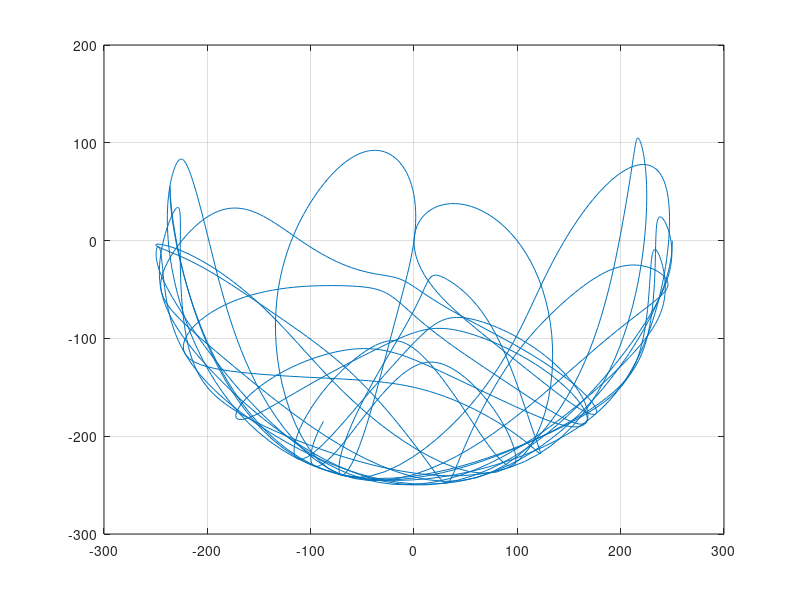

Here is the MATLAB script that generated this plot:
%INITIALIZATION
format long
clearvars;
clc;
close all;

% VARIABLE DECLARATION WITH INITIAL VALUE LENGTH OF THE STRING OF BOTH PENDULUMS, CAN BE THOUGHT OF AS RADIUS OF THE CIRCULAR PATH
r1 = 125;
r2 = 125;
% MASS OF THE TWO BOBS
m1 = 10;
m2 = 10;
% INITIAL STARTING ANGLE OF THE BOBS (PI/2 MEANS RIGHT-HORIZONTAL POSITION)
a1 = pi/2;
a2 = pi/2;
% INITIAL ANGULAR VELOCITY OF THE BOBS (AT REST)
a1_v = 0;
a2_v = 0;
% ACCELERATION DUE TO GRAVITY (DETERMINES THE)
g = 1;
% FINAL VALUE OF POSITION OF SECOND BOB (THIS WILL BE CALCULATED ANYWAY SO IT'S INDEPENDENT OF INITIAL VALUE)
px2 = -1;
py2 = -1;
% THESE 2 VAARIABLES ARE NOT USED IN MATLAB BUT THEY WILL BE USED AS OFFSET FOR LOCATION WHILE ANIMATING THE SYSTEM
cx = 50;
cy = 50;
% TIME STEP
dt = 0.501;
% ITERATIONS
itr = 2000;
% USED FOR PLOTTING PURPOSES
X1 = zeros([itr,1]);
Y1 = zeros([itr,1]);
A1 = zeros([itr,1]);
X2 = zeros([itr,1]);
Y2 = zeros([itr,1]);
A2 = zeros([itr,1]);

% START LOOPING
for i = 1:itr
    % SIMPLIFYING USING FORCE BALANCE EQUATION AND WRITING EVERYTHING IN TERMS OF THETA
    % SOLVING THE EQUATION FOR BOB 1
    num1 = -g * (2 * m1 + m2) * sin(a1);
    num2 = -m2 * g * sin(a1 - 2 * a2);
    num3 = -2 * sin(a1 - a2) * m2;
    num4 = a2_v * a2_v * r2 + a1_v * a1_v * r1 * cos(a1 - a2);
    den = r1 * (2 * m1 + m2 - m2 * cos(2 * a1 - 2 * a2));
    % NEW ANGLAR ACCELERATION OF BOB 1
    a1_a = (num1 + num2 + num3 * num4) / den;
    % SOLVING THE EQUATION FOR BOB 1
    num1 = 2 * sin(a1 - a2);
    num2 = (a1_v * a1_v * r1 * (m1 + m2));
    num3 = g * (m1 + m2) * cos(a1);
    num4 = a2_v * a2_v * r2 * m2 * cos(a1 - a2);
    den = r2 * (2 * m1 + m2 - m2 * cos(2 * a1 - 2 * a2));
    % NEW ANGLAR ACCELERATION OF BOB 2
    a2_a = (num1 * (num2 + num3 + num4)) / den;
    
    % CURRENT POSITION OF BOB 1
    x1 = r1 * sin(a1);
    y1 = r1 * cos(a1);
    % CURRENT POSITION OF BOB 2
    x2 = x1 + r2 * sin(a2);
    y2 = y1 + r2 * cos(a2);
    
    % INSERT VALUES OF VARIABLES TO BE PLOTTED
    X1(i) = x1;
    Y1(i) = y1;
    A1(i) = a1;
    X2(i) = x2;
    Y2(i) = y2;
    A2(i) = a2;
    
    % NEW VALUES FOR BOB 1 AND 2 UDING LINEAR APPROXIMATION
    % NEW ANGULAR VELOCITY UPDATED FOR NEXT ITERATION CALCULATIONS
    a1_v = a1_v + a1_a*dt;
    a2_v = a2_v + a2_a*dt;
    % NEW ANGLE THETA UPDATED FOR NEXT ITERATION CALCULATIONS
    a1 = a1 + a1_v*dt;
    a2 = a2 + a2_v*dt;
    % NEW POSITION UPDATED FOR NEXT ITERATION CALCULATIONS
    px2 = x2;
    py2 = y2;
end

% PLOT FOR FINAL POSITION OF SECOND BOB
plot(X2,-Y2);
grid on;
% EXPORT VALUES
csvwrite('C:\Users\geekSA67\code\CS374_Labs\Project\X2_2.csv',X2)
csvwrite('C:\Users\geekSA67\code\CS374_Labs\Project\Y2_2.csv',Y2) 
%csvwrite('C:\Users\geekSA67\code\CS374_Labs\Project\A1.csv',A1) 
  